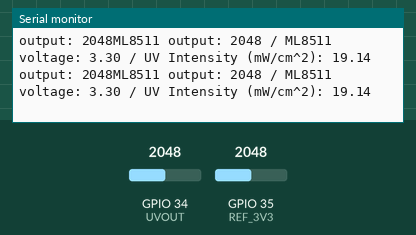
The sketch below on a simulated ESP32. On the bench: the last lines printed to the serial monitor. The inputs (shaded band) are chosen by the test bench; at power-on: GPIO 35 (REF_3V3) = 2048, GPIO 34 (UVOUT) = 2048.

Above: at 1.2 s.
1.3 s: GPIO 35 (REF_3V3) set to 0
At 1.53 s:
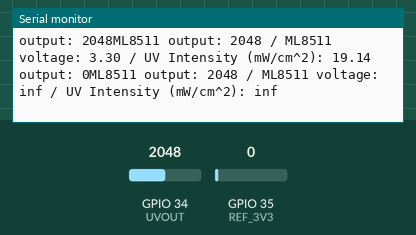
3.3 s: GPIO 34 (UVOUT) set to 0
At 3.45 s:
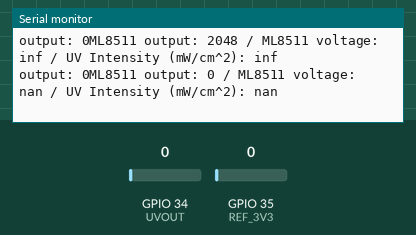
5.3 s: GPIO 34 (UVOUT) set to 491
At 5.33 s:
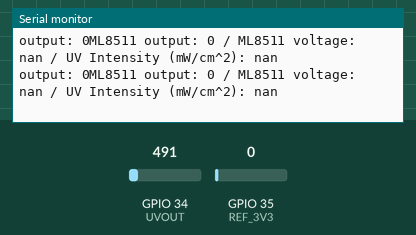
6.8 s: GPIO 35 (REF_3V3) set to 491
At 7.01 s:
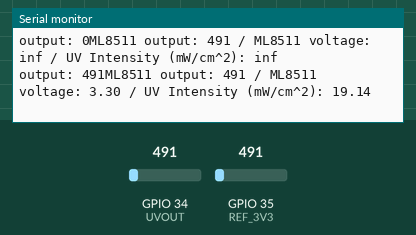

The sketch:

ml8511.ino
```cpp
//Hardware pin definitions
int UVOUT = 34; //Output from the sensor
int REF_3V3 = 35; //3.3V power on the Arduino board

//The Arduino Map function but for floats
//From: http://forum.arduino.cc/index.php?topic=3922.0
float mapfloat(float x, float in_min, float in_max, float out_min, float out_max) {
  return (x - in_min) * (out_max - out_min) / (in_max - in_min) + out_min;
}

//Takes an average of readings on a given pin
//Returns the average
int averageAnalogRead(int pinToRead) {
  byte numberOfReadings = 8;
  unsigned int runningValue = 0;

  for(int x = 0 ; x < numberOfReadings ; x++)
    runningValue += analogRead(pinToRead);
  runningValue /= numberOfReadings;

  return(runningValue);
}

void setup() {
  Serial.begin(9600);

  pinMode(UVOUT, INPUT);
  pinMode(REF_3V3, INPUT);

  Serial.println("ML8511 example");
}

void loop() {
  int uvLevel = averageAnalogRead(UVOUT);
  int refLevel = averageAnalogRead(REF_3V3);

  //Use the 3.3V power pin as a reference to get a very accurate output value from sensor
  float outputVoltage = 3.3 / refLevel * uvLevel;

  //Convert the voltage to a UV intensity level
  float uvIntensity = mapfloat(outputVoltage, 0.99, 2.8, 0.0, 15.0);

  Serial.print("output: ");
  Serial.print(refLevel);

  Serial.print("ML8511 output: ");
  Serial.print(uvLevel);

  Serial.print(" / ML8511 voltage: ");
  Serial.print(outputVoltage);

  Serial.print(" / UV Intensity (mW/cm^2): ");
  Serial.print(uvIntensity);

  Serial.println();

  delay(100);
}
```

Measured:
- after the input at 1.3 s, the serial monitor: prints a new line after 0.11 s (image 1)
- after the input at 3.3 s, the serial monitor: prints a new line at once (image 2)
- after the input at 6.8 s, the serial monitor: prints a new line after 0.09 s (image 4)
